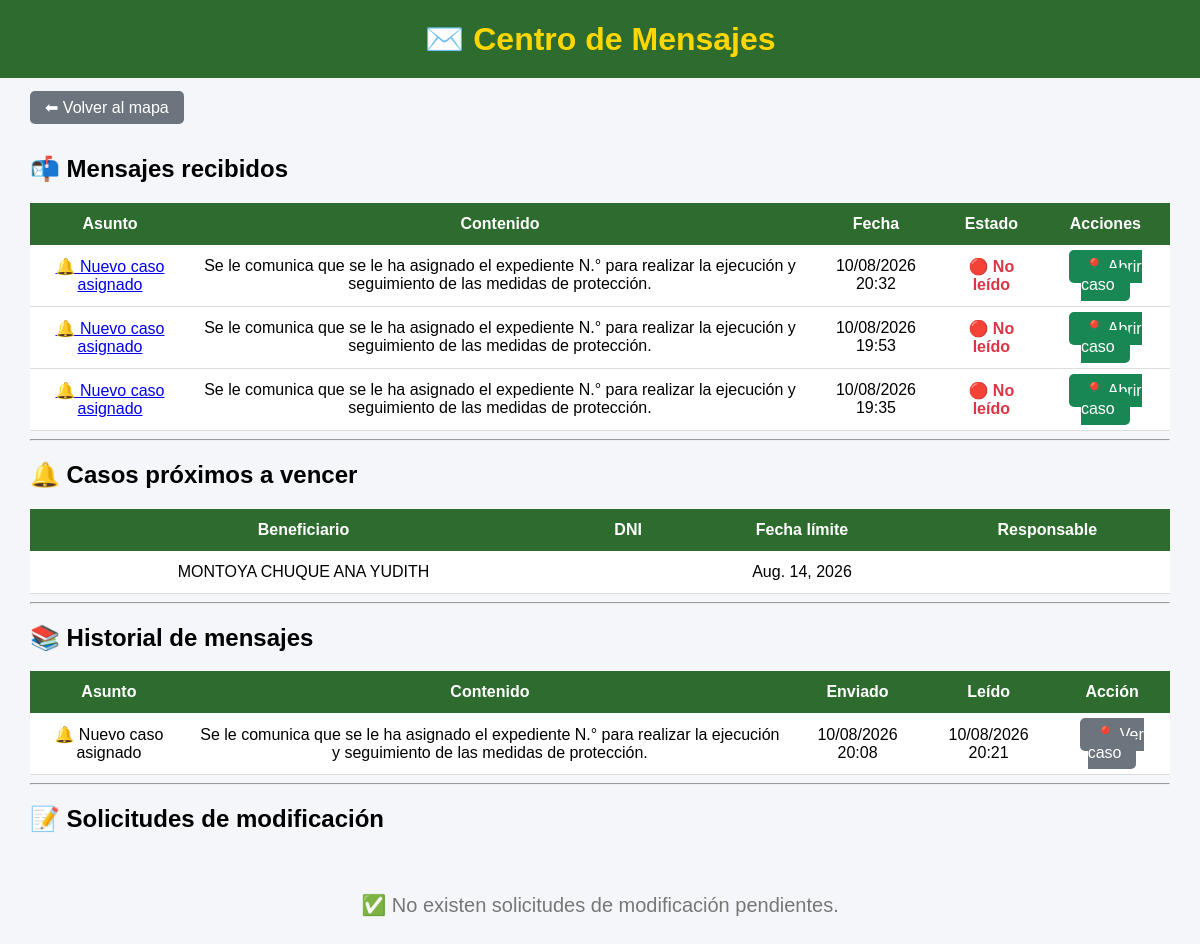
Page /mensajes/ (signed in) on the earlier database version.
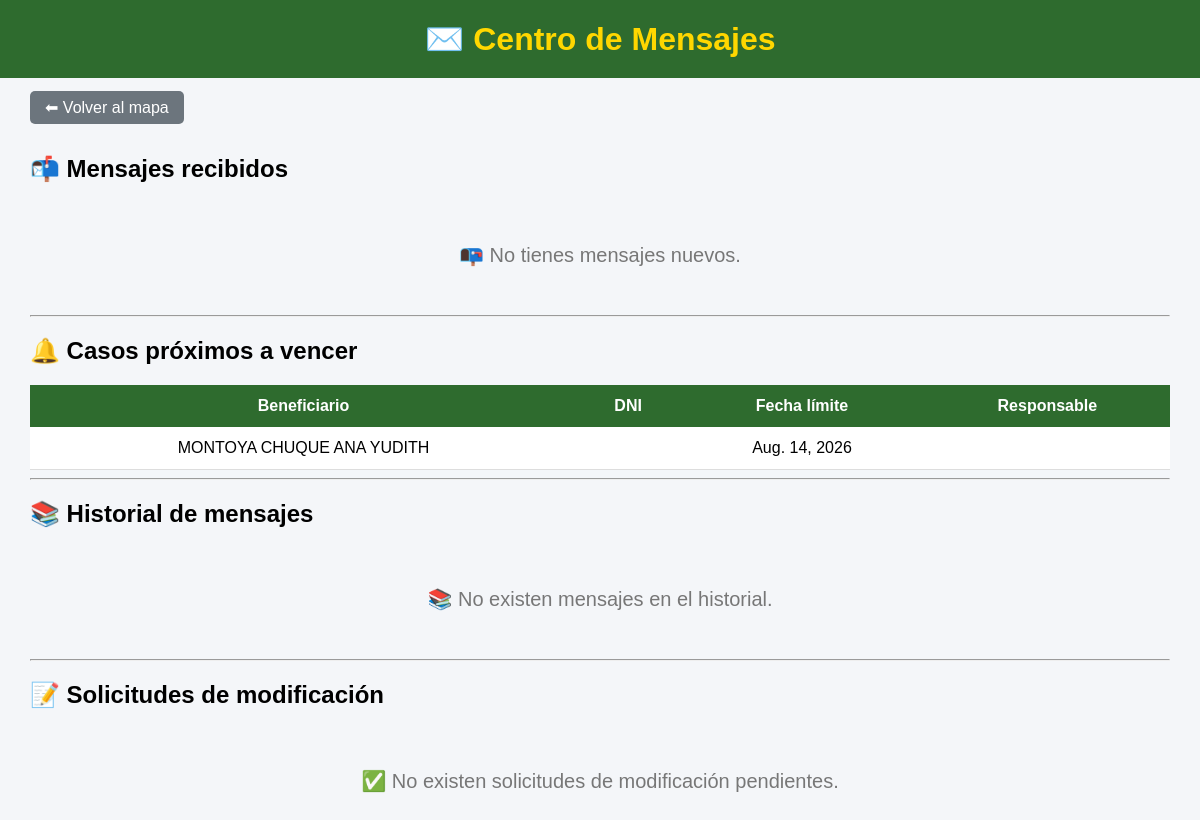
Same page on the later database version.
### mapa/models.py (models this page shows, shortened)
class Mensaje(models.Model):
    destinatario = models.ForeignKey(
        User,
        on_delete=models.CASCADE,
        related_name="mensajes_recibidos"
    )
    caso = models.ForeignKey(
        Caso,
        on_delete=models.CASCADE,
        related_name="mensajes"
    )
    asunto = models.CharField(
        max_length=200
    )
    contenido = models.TextField()
    leido = models.BooleanField(
        default=False
    )
    fecha_lectura = models.DateTimeField(
        null=True,
        blank=True
    )
    fecha = models.DateTimeField(
        auto_now_add=True
    )

class Caso(models.Model):
    RIESGOS = [
        ("LEVE", "Leve"),
        ("MODERADO", "Moderado"),
        ("SEVERO", "Severo"),
        ("SEVERO EXTREMO", "Severo extremo"),
        ("NO DETERMINADO", "No determinado"),
    ]
    NOTIFICACION = [
        ("PENDIENTE", "Pendiente"),
        ("NOTIFICADO", "Notificado"),
    ]
    TIPO_VIOLENCIA = [
        ("FISICA", "Física"),
        ("PSICOLOGICA", "Psicológica"),
        ("SEXUAL", "Sexual"),
        ("ECONOMICA", "Económica o Patrimonial"),
    ]
    ESTADO_UBICACION_AGRESOR = [
        ("UBICADO", "Ubicado"),
        ("NO UBICADO", "No ubicado"),
    ]
    beneficiario = models.CharField(max_length=200, blank=True)
    dni_beneficiario = models.CharField(
        max_length=8,
        blank=True
    )
    domicilio = models.CharField(max_length=300, blank=True)
    nivel_riesgo = models.CharField(
        max_length=30,
        choices=RIESGOS,
        blank=True
    )
    region_denuncia = models.ForeignKey(
        Region,
        on_delete=models.PROTECT,
        related_name="casos_denuncia_region",
        null=True,
        blank=True,
    )
    provincia_denuncia = models.ForeignKey(
        Provincia,
        on_delete=models.PROTECT,
        related_name="casos_denuncia_provincia",
        null=True,
        blank=True,
    )
    distrito_denuncia = models.ForeignKey(
        Distrito,
        on_delete=models.PROTECT,
        related_name="casos_denuncia_distrito",
        null=True,
        blank=True,
    )
    region_medida = models.ForeignKey(
        Region,
        on_delete=models.PROTECT,
        related_name="casos_medida_region",
        null=True,
        blank=True,
    )
    provincia_medida = models.ForeignKey(
        Provincia,
        on_delete=models.PROTECT,
        related_name="casos_medida_provincia",
        null=True,
        blank=True,
    )
    distrito_medida = models.ForeignKey(
        Distrito,
        on_delete=models.PROTECT,
        related_name="casos_medida_distrito",
        null=True,
        blank=True,
)
    comisaria_denuncia = models.CharField(
        max_length=150,
        verbose_name="Comisaría donde se interpuso la denuncia"
    )
    comisaria_medida = models.CharField(
        max_length=150,
        verbose_name="Comisaría de Familia responsable"
    )
    efectivo = models.CharField(max_length=100, blank=True)
    responsable = models.ForeignKey(
    User,
    null=True,
    blank=True,
    on_delete=models.SET_NULL,
    related_name="casos_asignados"
    )
    folder = models.CharField(max_length=100, blank=True)
    expediente = models.CharField(max_length=100, blank=True)
    agresor = models.CharField(
        max_length=200,
        blank=True
    )
    dni_agresor = models.CharField(
        max_length=8,
        blank=True
    )
    telefono_agresor = models.CharField(
        "Teléfono del agresor",
        max_length=50,
        blank=True
    )
    direccion_agresor = models.CharField(
        "Dirección del agresor",
        max_length=300,
        blank=True
    )
    agresor_registro = models.ForeignKey(
    "Agresor",
    on_delete=models.SET_NULL,
    null=True,
    blank=True,
    related_name="casos"
)
    estado_ubicacion_agresor = models.CharField(
        "Estado de ubicación del agresor",
        max_length=15,
        choices=ESTADO_UBICACION_AGRESOR,
        default="NO UBICADO"
    )
    latitud_agresor = models.FloatField(
        null=True,
        blank=True
    )
    longitud_agresor = models.FloatField(
        null=True,
        blank=True
    )
    telefono = models.CharField(
        "Teléfono de la beneficiaria",
        max_length=50,
        blank=True
    )
    fecha_denuncia = models.DateField(
        "Fecha de la denuncia",
        null=True,
        blank=True
    )
    violencia_fisica = models.BooleanField(
        "Violencia física",
        default=False
    )
    violencia_psicologica = models.BooleanField(
        "Violencia psicológica",
        default=False
    )
    violencia_sexual = models.BooleanField(
        "Violencia sexual",
        default=False
    )
    violencia_economica = models.BooleanField(
        "Violencia económica o patrimonial",
        default=False
    )
    fecha_registro = models.DateField(
        null=True,
        blank=True
    )
    ultima_visita = models.DateField(
        null=True,
        blank=True
    )
    fecha_limite = models.DateField(
        "Próximo seguimiento",
        null=True,
        blank=True
)
    notificacion_beneficiario = models.CharField(
        max_length=15,
        choices=NOTIFICACION,
        default="PENDIENTE"
    )
    fecha_notificacion_beneficiario = models.DateField(
        null=True,
        blank=True
    )
    motivo_notificacion_beneficiario_pendiente = models.TextField(
        "Motivo de notificación pendiente de la persona beneficiaria",
        blank=True
    )
    notificacion_agresor = models.CharField(
        max_length=15,
        choices=NOTIFICACION,
        default="PENDIENTE"
    )
    fecha_notificacion_agresor = models.DateField(
        null=True,
        blank=True
    )
    motivo_notificacion_agresor_pendiente = models.TextField(
        "Motivo de notificación pendiente de la persona agresora",
        blank=True
    )
    estado = models.CharField(
        max_length=15,
        default="ACTIVO"
    )
    fecha_eliminacion = models.DateTimeField(
        null=True,
        blank=True
    )
    eliminado_por = models.ForeignKey(
        User,
        null=True,
        blank=True,
        on_delete=models.SET_NULL,
        related_name="casos_eliminados"
    )
    latitud = models.FloatField(
        null=True,
        blank=True
    )
    longitud = models.FloatField(
        null=True,
        blank=True
    )
    edicion_autorizada = models.BooleanField(
        default=False
    )
    class Meta:
        permissions = [
            ("modificar_directo", "Puede modificar casos directamente"),
            ("aprobar_modificacion", "Puede aprobar modificaciones"),
            ("archivar_directo", "Puede archivar casos directamente"),
            ("aprobar_archivado", "Puede aprobar archivados"),
            ("eliminar_directo", "Puede eliminar casos directamente"),
            ("aprobar_eliminacion", "Puede aprobar eliminaciones"),
            ("administrar_usuarios", "Puede administrar usuarios"),
        ]

### mapa/views.py (the view)
@login_required
@grupo_requerido(
    "Administrador",
    "Jefe_MP",
    "Usuario_MP"
)
def mensajes(request):
    mensajes_nuevos = Mensaje.objects.filter(
        destinatario=request.user,
        leido=False
    ).order_by("-fecha")
    historial_mensajes = Mensaje.objects.filter(
        destinatario=request.user,
        leido=True
    ).order_by("-fecha_lectura", "-fecha")
    solicitudes = SolicitudModificacion.objects.filter(
        estado="PENDIENTE"
    ).order_by("-fecha")
    hoy = timezone.now().date()
    limite = hoy + timedelta(days=3)
    casos_por_vencer = Caso.objects.filter(
        estado="ACTIVO",
        fecha_limite__isnull=False,
        fecha_limite__gte=hoy,
        fecha_limite__lte=limite
    ).filter(
        Q(fecha_registro__year__gte=2026) |
        Q(ultima_visita__year__gte=2026)
    ).order_by("fecha_limite")
    return render(
        request,
        "mapa/mensajes.html",
        {
            "mensajes_nuevos": mensajes_nuevos,
            "historial_mensajes": historial_mensajes,
            "solicitudes": solicitudes,
            "casos_por_vencer": casos_por_vencer,
        }
    )

### mapa/templates/mapa/mensajes.html (shortened to what this page needs)
<!DOCTYPE html>
<html lang="es">
<head>
</head>
<body>
<header>
<h1>✉️ Centro de Mensajes</h1>
</header>
<div class="contenedor">
<a href="/" class="btn volver">
⬅ Volver al mapa
</a>
<br><br>
<h2>📬 Mensajes recibidos</h2>
{% if mensajes_nuevos %}
<table>
<tr>
    <th>Asunto</th>
    <th>Contenido</th>
    <th>Fecha</th>
    <th>Estado</th>
    <th>Acciones</th>
</tr>
{% for mensaje in mensajes_nuevos %}
<tr>
<td>
    <a href="{% url 'editar_caso' mensaje.caso.id %}">
        {{ mensaje.asunto }}
    </a>
</td>
<td>{{ mensaje.contenido }}</td>
<td>{{ mensaje.fecha|date:"d/m/Y H:i" }}</td>
<td>
{% if mensaje.leido %}
<span style="color:green;">✅ Leído</span>
{% else %}
<span style="color:#dc3545; font-weight:bold;">🔴 No leído</span>
{% endif %}
</td>
<td>
    <a href="{% url 'editar_caso' mensaje.caso.id %}" class="btn aprobar">
        📍 Abrir caso
    </a>
</td>
</tr>
{% endfor %}
</table>
{% else %}
<div class="sin">
📭 No tienes mensajes nuevos.
</div>
{% endif %}
<hr>
<h2>🔔 Casos próximos a vencer</h2>
{% if casos_por_vencer %}
<table>
<tr>
    <th>Beneficiario</th>
    <th>DNI</th>
    <th>Fecha límite</th>
    <th>Responsable</th>
</tr>
{% for caso in casos_por_vencer %}
<tr>
<td>
{{ caso.beneficiario }}
</td>
<td>
</td>
<td>
{{ caso.fecha_limite }}
</td>
<td>
</td>
</tr>
{% endfor %}
</table>
{% else %}
<div class="sin">
✅ No existen casos próximos a vencer.
</div>
{% endif %}
<hr>
<h2>📚 Historial de mensajes</h2>
{% if historial_mensajes %}
<table>
<tr>
    <th>Asunto</th>
    <th>Contenido</th>
    <th>Enviado</th>
    <th>Leído</th>
    <th>Acción</th>
</tr>
{% for mensaje in historial_mensajes %}
<tr>
<td>{{ mensaje.asunto }}</td>
<td>{{ mensaje.contenido }}</td>
<td>{{ mensaje.fecha|date:"d/m/Y H:i" }}</td>
<td>{{ mensaje.fecha_lectura|date:"d/m/Y H:i" }}</td>
<td>
<a href="{% url 'editar_caso' mensaje.caso.id %}" class="btn volver">
📍 Ver caso
</a>
</td>
</tr>
{% endfor %}
</table>
{% else %}
<div class="sin">
📚 No existen mensajes en el historial.
</div>
{% endif %}
<hr>
<h2>📝 Solicitudes de modificación</h2>
{% if solicitudes %}
<table>
<tr>
<th>ID</th>
<th>Beneficiario</th>
<th>Solicitante</th>
<th>Motivo</th>
<th>Fecha</th>
<th>Acciones</th>
</tr>
{% for solicitud in solicitudes %}
<tr>
<td>{{ solicitud.id }}</td>
<td>{{ solicitud.caso.beneficiario }}</td>
<td>{{ solicitud.solicitante.username }}</td>
<td>{{ solicitud.motivo }}</td>
<td>{{ solicitud.fecha|date:"d/m/Y H:i" }}</td>
<td>
<a href="{% url 'aprobar_solicitud' solicitud.id %}" class="btn aprobar">
✅ Aprobar
</a>
<a href="{% url 'rechazar_solicitud' solicitud.id %}" class="btn rechazar">
❌ Rechazar
</a>
</td>
</tr>
{% endfor %}
</table>
{% else %}
<div class="sin">
✅ No existen solicitudes de modificación pendientes.
</div>
{% endif %}
</div>
</body>
</html>

### mapa/templates/mapa/mensajes.html (style rules this page uses)
body { margin:0; font-family:Arial, Helvetica, sans-serif; background:#f4f6f9; }
header { background:#2E6B2E; color:#FFD700; text-align:center; padding:20px; }
h1 { margin:0; }
.contenedor { width:95%; margin:auto; margin-top:20px; }
table { width:100%; border-collapse:collapse; background:white; }
th { background:#2E6B2E; color:white; padding:12px; }
td { padding:12px; border-bottom:1px solid #ddd; text-align:center; }
.btn { padding:8px 15px; border:none; border-radius:5px; text-decoration:none; color:white; }
.volver { background:#6c757d; }
.sin { text-align:center; padding:40px; font-size:20px; color:#777; }

Differences in the rows shown:
removed Mensaje: asunto "🔔 Nuevo caso asignado", contenido "Se le comunica que se le ha asignado el expediente N.° para realizar la ejecución y seguimiento de las medidas de protección.", fecha "10/08/2026 20:32", leido "🔴 No leído", shown under "📬 Mensajes recibidos"
removed Mensaje: asunto "🔔 Nuevo caso asignado", contenido "Se le comunica que se le ha asignado el expediente N.° para realizar la ejecución y seguimiento de las medidas de protección.", fecha "10/08/2026 19:53", leido "🔴 No leído", shown under "📬 Mensajes recibidos"
removed Mensaje: asunto "🔔 Nuevo caso asignado", contenido "Se le comunica que se le ha asignado el expediente N.° para realizar la ejecución y seguimiento de las medidas de protección.", fecha "10/08/2026 19:35", leido "🔴 No leído", shown under "📬 Mensajes recibidos"
removed Mensaje: asunto "🔔 Nuevo caso asignado", contenido "Se le comunica que se le ha asignado el expediente N.° para realizar la ejecución y seguimiento de las medidas de protección.", fecha "10/08/2026 20:08", fecha_lectura "10/08/2026 20:21", shown under "📚 Historial de mensajes"
Other differences:
text no longer shown: "Asunto Contenido Fecha Estado Acciones Asunto Contenido Enviado Leído Acción"
text now shown: "📭 No tienes mensajes nuevos. 📚 No existen mensajes en el historial."
